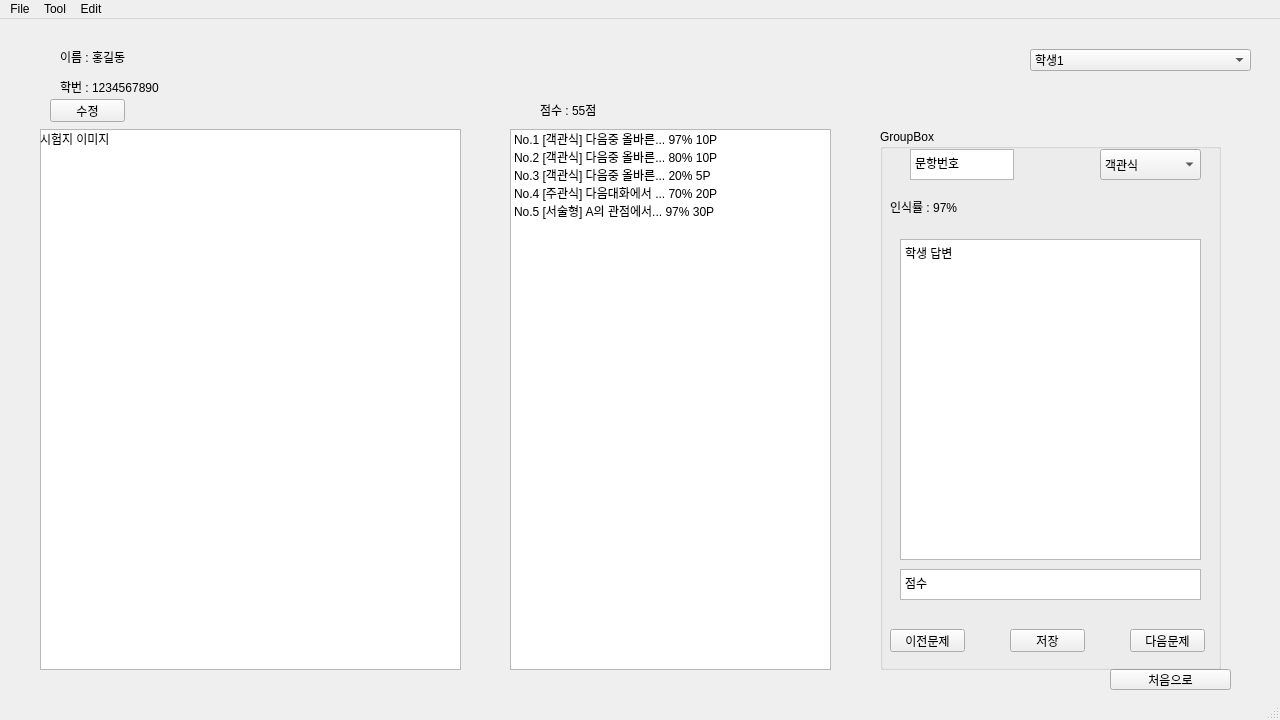
<?xml version="1.0" encoding="UTF-8"?>
<ui version="4.0">
 <class>MainWindow</class>
 <widget class="QMainWindow" name="MainWindow">
  <property name="geometry">
   <rect>
    <x>0</x>
    <y>0</y>
    <width>1280</width>
    <height>720</height>
   </rect>
  </property>
  <property name="windowTitle">
   <string>MainWindow</string>
  </property>
  <widget class="QWidget" name="centralwidget">
   <widget class="QPushButton" name="btn_gotoLobby">
    <property name="geometry">
     <rect>
      <x>1110</x>
      <y>650</y>
      <width>121</width>
      <height>21</height>
     </rect>
    </property>
    <property name="text">
     <string>처음으로</string>
    </property>
   </widget>
   <widget class="QGraphicsView" name="graphicsView">
    <property name="geometry">
     <rect>
      <x>40</x>
      <y>110</y>
      <width>421</width>
      <height>541</height>
     </rect>
    </property>
   </widget>
   <widget class="QLabel" name="label">
    <property name="geometry">
     <rect>
      <x>60</x>
      <y>30</y>
      <width>381</width>
      <height>16</height>
     </rect>
    </property>
    <property name="text">
     <string>이름 : 홍길동</string>
    </property>
   </widget>
   <widget class="QLabel" name="label_2">
    <property name="geometry">
     <rect>
      <x>60</x>
      <y>60</y>
      <width>391</width>
      <height>16</height>
     </rect>
    </property>
    <property name="text">
     <string>학번 : 1234567890</string>
    </property>
   </widget>
   <widget class="QLabel" name="label_3">
    <property name="geometry">
     <rect>
      <x>40</x>
      <y>110</y>
      <width>91</width>
      <height>20</height>
     </rect>
    </property>
    <property name="text">
     <string>시험지 이미지</string>
    </property>
   </widget>
   <widget class="QPushButton" name="pushButton_2">
    <property name="geometry">
     <rect>
      <x>50</x>
      <y>80</y>
      <width>75</width>
      <height>23</height>
     </rect>
    </property>
    <property name="text">
     <string>수정</string>
    </property>
   </widget>
   <widget class="QLabel" name="label_4">
    <property name="geometry">
     <rect>
      <x>540</x>
      <y>70</y>
      <width>141</width>
      <height>41</height>
     </rect>
    </property>
    <property name="text">
     <string>점수 : 55점</string>
    </property>
   </widget>
   <widget class="QComboBox" name="comboBox">
    <property name="geometry">
     <rect>
      <x>1030</x>
      <y>30</y>
      <width>221</width>
      <height>22</height>
     </rect>
    </property>
    <item>
     <property name="text">
      <string>학생1</string>
     </property>
    </item>
    <item>
     <property name="text">
      <string>학생2</string>
     </property>
    </item>
    <item>
     <property name="text">
      <string>학생3</string>
     </property>
    </item>
   </widget>
   <widget class="QListWidget" name="listWidget">
    <property name="geometry">
     <rect>
      <x>510</x>
      <y>110</y>
      <width>321</width>
      <height>541</height>
     </rect>
    </property>
    <property name="viewMode">
     <enum>QListView::ListMode</enum>
    </property>
    <item>
     <property name="text">
      <string>No.1 [객관식] 다음중 올바른... 97% 10P</string>
     </property>
    </item>
    <item>
     <property name="text">
      <string>No.2 [객관식] 다음중 올바른... 80% 10P</string>
     </property>
    </item>
    <item>
     <property name="text">
      <string>No.3 [객관식] 다음중 올바른... 20% 5P</string>
     </property>
     <property name="foreground">
      <brush brushstyle="NoBrush">
       <color alpha="255">
        <red>255</red>
        <green>140</green>
        <blue>0</blue>
       </color>
      </brush>
     </property>
    </item>
    <item>
     <property name="text">
      <string>No.4 [주관식] 다음대화에서 ... 70% 20P</string>
     </property>
     <property name="background">
      <brush brushstyle="NoBrush">
       <color alpha="255">
        <red>255</red>
        <green>0</green>
        <blue>0</blue>
       </color>
      </brush>
     </property>
     <property name="foreground">
      <brush brushstyle="NoBrush">
       <color alpha="255">
        <red>255</red>
        <green>0</green>
        <blue>0</blue>
       </color>
      </brush>
     </property>
    </item>
    <item>
     <property name="text">
      <string>No.5 [서술형] A의 관점에서... 97% 30P</string>
     </property>
    </item>
   </widget>
   <widget class="QGroupBox" name="groupBox">
    <property name="geometry">
     <rect>
      <x>880</x>
      <y>110</y>
      <width>341</width>
      <height>541</height>
     </rect>
    </property>
    <property name="title">
     <string>GroupBox</string>
    </property>
    <widget class="QPushButton" name="pushButton_3">
     <property name="geometry">
      <rect>
       <x>10</x>
       <y>500</y>
       <width>75</width>
       <height>23</height>
      </rect>
     </property>
     <property name="text">
      <string>이전문제</string>
     </property>
    </widget>
    <widget class="QPushButton" name="pushButton_4">
     <property name="geometry">
      <rect>
       <x>130</x>
       <y>500</y>
       <width>75</width>
       <height>23</height>
      </rect>
     </property>
     <property name="text">
      <string>저장</string>
     </property>
    </widget>
    <widget class="QPushButton" name="pushButton_5">
     <property name="geometry">
      <rect>
       <x>250</x>
       <y>500</y>
       <width>75</width>
       <height>23</height>
      </rect>
     </property>
     <property name="text">
      <string>다음문제</string>
     </property>
    </widget>
    <widget class="QTextEdit" name="textEdit">
     <property name="geometry">
      <rect>
       <x>30</x>
       <y>20</y>
       <width>104</width>
       <height>31</height>
      </rect>
     </property>
     <property name="html">
      <string>&lt;!DOCTYPE HTML PUBLIC &quot;-//W3C//DTD HTML 4.0//EN&quot; &quot;http://www.w3.org/TR/REC-html40/strict.dtd&quot;&gt;
&lt;html&gt;&lt;head&gt;&lt;meta name=&quot;qrichtext&quot; content=&quot;1&quot; /&gt;&lt;style type=&quot;text/css&quot;&gt;
p, li { white-space: pre-wrap; }
&lt;/style&gt;&lt;/head&gt;&lt;body style=&quot; font-family:'Gulim'; font-size:9pt; font-weight:400; font-style:normal;&quot;&gt;
&lt;p style=&quot; margin-top:0px; margin-bottom:0px; margin-left:0px; margin-right:0px; -qt-block-indent:0; text-indent:0px;&quot;&gt;문항번호&lt;/p&gt;&lt;/body&gt;&lt;/html&gt;</string>
     </property>
    </widget>
    <widget class="QComboBox" name="comboBox_2">
     <property name="geometry">
      <rect>
       <x>220</x>
       <y>20</y>
       <width>101</width>
       <height>31</height>
      </rect>
     </property>
     <item>
      <property name="text">
       <string>객관식</string>
      </property>
     </item>
     <item>
      <property name="text">
       <string>주관식</string>
      </property>
     </item>
     <item>
      <property name="text">
       <string>서술형</string>
      </property>
     </item>
    </widget>
    <widget class="QLabel" name="label_5">
     <property name="geometry">
      <rect>
       <x>10</x>
       <y>70</y>
       <width>191</width>
       <height>16</height>
      </rect>
     </property>
     <property name="text">
      <string>인식률 : 97%</string>
     </property>
    </widget>
    <widget class="QTextEdit" name="textEdit_2">
     <property name="geometry">
      <rect>
       <x>20</x>
       <y>110</y>
       <width>301</width>
       <height>321</height>
      </rect>
     </property>
     <property name="html">
      <string>&lt;!DOCTYPE HTML PUBLIC &quot;-//W3C//DTD HTML 4.0//EN&quot; &quot;http://www.w3.org/TR/REC-html40/strict.dtd&quot;&gt;
&lt;html&gt;&lt;head&gt;&lt;meta name=&quot;qrichtext&quot; content=&quot;1&quot; /&gt;&lt;style type=&quot;text/css&quot;&gt;
p, li { white-space: pre-wrap; }
&lt;/style&gt;&lt;/head&gt;&lt;body style=&quot; font-family:'Gulim'; font-size:9pt; font-weight:400; font-style:normal;&quot;&gt;
&lt;p style=&quot; margin-top:0px; margin-bottom:0px; margin-left:0px; margin-right:0px; -qt-block-indent:0; text-indent:0px;&quot;&gt;학생 답변&lt;/p&gt;
&lt;p style=&quot;-qt-paragraph-type:empty; margin-top:0px; margin-bottom:0px; margin-left:0px; margin-right:0px; -qt-block-indent:0; text-indent:0px;&quot;&gt;&lt;br /&gt;&lt;/p&gt;&lt;/body&gt;&lt;/html&gt;</string>
     </property>
    </widget>
    <widget class="QTextEdit" name="textEdit_3">
     <property name="geometry">
      <rect>
       <x>20</x>
       <y>440</y>
       <width>301</width>
       <height>31</height>
      </rect>
     </property>
     <property name="html">
      <string>&lt;!DOCTYPE HTML PUBLIC &quot;-//W3C//DTD HTML 4.0//EN&quot; &quot;http://www.w3.org/TR/REC-html40/strict.dtd&quot;&gt;
&lt;html&gt;&lt;head&gt;&lt;meta name=&quot;qrichtext&quot; content=&quot;1&quot; /&gt;&lt;style type=&quot;text/css&quot;&gt;
p, li { white-space: pre-wrap; }
&lt;/style&gt;&lt;/head&gt;&lt;body style=&quot; font-family:'Gulim'; font-size:9pt; font-weight:400; font-style:normal;&quot;&gt;
&lt;p style=&quot; margin-top:0px; margin-bottom:0px; margin-left:0px; margin-right:0px; -qt-block-indent:0; text-indent:0px;&quot;&gt;점수&lt;/p&gt;&lt;/body&gt;&lt;/html&gt;</string>
     </property>
    </widget>
   </widget>
  </widget>
  <widget class="QStatusBar" name="statusbar"/>
  <widget class="QMenuBar" name="menubar">
   <property name="geometry">
    <rect>
     <x>0</x>
     <y>0</y>
     <width>1280</width>
     <height>21</height>
    </rect>
   </property>
   <widget class="QMenu" name="menuSace">
    <property name="title">
     <string>File</string>
    </property>
    <addaction name="actionFile"/>
    <addaction name="actionExport"/>
   </widget>
   <widget class="QMenu" name="menuExport">
    <property name="title">
     <string>Tool</string>
    </property>
    <addaction name="actionAnalyze"/>
    <addaction name="actionSet_Grade"/>
   </widget>
   <widget class="QMenu" name="menuAdd_Student">
    <property name="title">
     <string>Edit</string>
    </property>
    <addaction name="actionAdd_student"/>
   </widget>
   <addaction name="menuSace"/>
   <addaction name="menuExport"/>
   <addaction name="menuAdd_Student"/>
  </widget>
  <action name="actionFile">
   <property name="text">
    <string>Save</string>
   </property>
  </action>
  <action name="actionExport">
   <property name="text">
    <string>Export</string>
   </property>
  </action>
  <action name="actionAdd_student">
   <property name="text">
    <string>Add student</string>
   </property>
  </action>
  <action name="actionAnalyze">
   <property name="text">
    <string>Analyze</string>
   </property>
  </action>
  <action name="actionSet_Grade">
   <property name="text">
    <string>Set Grade</string>
   </property>
  </action>
 </widget>
 <resources/>
 <connections/>
</ui>
